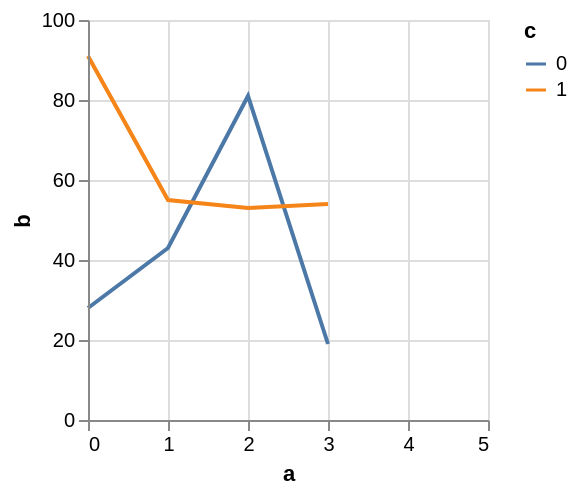

The specification (Vega-Lite) saved for this image:
### Vega specification from a JSON file in a GitHub repository (floating-point values rounded to 4 significant figures)
{"$schema": "https://vega.github.io/schema/vega/v5.json", "autosize": "pad", "padding": 5, "width": 200, "height": 200, "style": "cell", "data": [{"name": "source_0", "values": [{"a": 0, "b": 28, "c": 0}, {"a": 0, "b": 91, "c": 1}, {"a": 1, "b": 43, "c": 0}, {"a": 1, "b": 55, "c": 1}, {"a": 2, "b": 81, "c": 0}, {"a": 2, "b": 53, "c": 1}, {"a": 3, "b": 19, "c": 0}]}, {"name": "data_0", "source": "source_0", "transform": [{"type": "formula", "expr": "toNumber(datum[\"a\"])", "as": "a"}, {"type": "formula", "expr": "toNumber(datum[\"b\"])", "as": "b"}, {"type": "impute", "field": "b", "key": "a", "method": "value", "groupby": ["c"], "value": null}, {"type": "window", "as": ["imputed_b_value"], "ops": ["mean"], "fields": ["b"], "frame": [-2, 2], "ignorePeers": false, "groupby": ["c"]}, {"type": "formula", "expr": "datum.b === null ? datum.imputed_b_value : datum.b", "as": "b"}]}], "marks": [{"name": "pathgroup", "type": "group", "from": {"facet": {"name": "faceted_path_main", "data": "data_0", "groupby": ["c"]}}, "encode": {"update": {"width": {"field": {"group": "width"}}, "height": {"field": {"group": "height"}}}}, "marks": [{"name": "marks", "type": "line", "style": ["line"], "sort": {"field": "datum[\"a\"]"}, "from": {"data": "faceted_path_main"}, "encode": {"update": {"stroke": {"scale": "color", "field": "c"}, "tooltip": {"signal": "{\"a\": format(datum[\"a\"], \"\"), \"b\": format(datum[\"b\"], \"\"), \"c\": ''+datum[\"c\"]}"}, "x": {"scale": "x", "field": "a"}, "y": {"scale": "y", "field": "b"}, "defined": {"signal": "datum[\"a\"] !== null && !isNaN(datum[\"a\"]) && datum[\"b\"] !== null && !isNaN(datum[\"b\"])"}}}}]}], "scales": [{"name": "x", "type": "linear", "domain": {"data": "data_0", "field": "a"}, "range": [0, {"signal": "width"}], "nice": 1, "zero": false}, {"name": "y", "type": "linear", "domain": {"data": "data_0", "field": "b"}, "range": [{"signal": "height"}, 0], "nice": true, "zero": true}, {"name": "color", "type": "ordinal", "domain": {"data": "data_0", "field": "c", "sort": true}, "range": "category"}], "axes": [{"scale": "x", "orient": "bottom", "grid": false, "title": "a", "labelFlush": true, "labelOverlap": true, "tickCount": {"signal": "ceil(width/40)"}, "zindex": 1}, {"scale": "x", "orient": "bottom", "gridScale": "y", "grid": true, "tickCount": {"signal": "ceil(width/40)"}, "domain": false, "labels": false, "maxExtent": 0, "minExtent": 0, "ticks": false, "zindex": 0}, {"scale": "y", "orient": "left", "grid": false, "title": "b", "labelOverlap": true, "tickCount": {"signal": "ceil(height/40)"}, "zindex": 1}, {"scale": "y", "orient": "left", "gridScale": "x", "grid": true, "tickCount": {"signal": "ceil(height/40)"}, "domain": false, "labels": false, "maxExtent": 0, "minExtent": 0, "ticks": false, "zindex": 0}], "legends": [{"stroke": "color", "gradientLength": {"signal": "clamp(height, 64, 200)"}, "symbolType": "stroke", "title": "c"}]}
